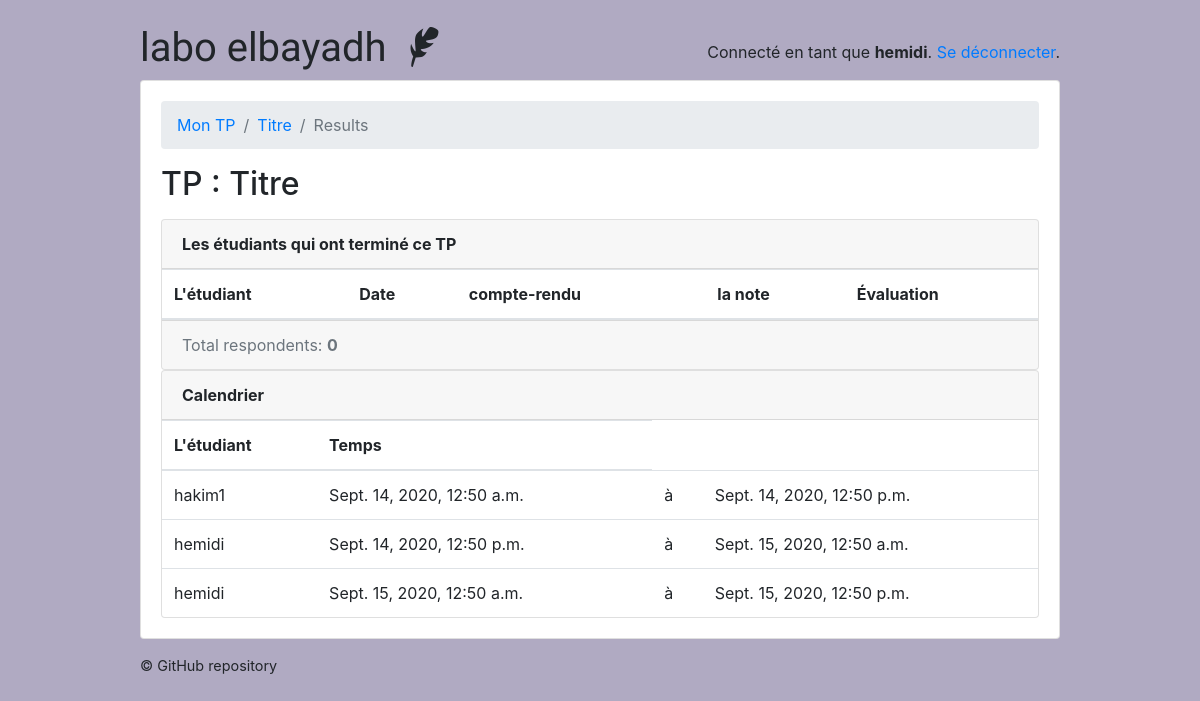
/teachers/quiz/86/results/ (signed in), run on the app's committed database.
### classroom/models.py (models this page shows, shortened)
class User(AbstractUser ):
    is_student = models.BooleanField(default=False )
    is_teacher = models.BooleanField(default=False)
    date_of_birth = models.DateField(default='1994-03-16')
    EQUIRED_FIELDS = ['date_of_birth']

class Quiz(models.Model):
    owner = models.ForeignKey(User, on_delete=models.CASCADE, related_name='quizzes')
    name = models.CharField(max_length=255 , default='Titre' , verbose_name= 'Titre TP',)
    subject = models.ForeignKey(Subject, on_delete=models.CASCADE, related_name='quizzes', verbose_name= 'les filières',)
    type_tp_posible = (
        ('redressement et filtrage ', 'redressement et filtrage '),
        ('filtrage RC', 'filtrage RC'),
    )
    type_tp = models.CharField(max_length=500 ,choices=type_tp_posible , verbose_name= 'Type de circuit électrique')
    description = models.TextField( max_length=500 , verbose_name= 'Description de TP ')
    module = models.CharField(max_length=255, default='Matière' , verbose_name= 'Matière' )
    Temps_TP = models.IntegerField(default=5 , verbose_name= 'Temps de TP min')

class Student(models.Model):
    user = models.OneToOneField(User, on_delete=models.CASCADE, primary_key=True)
    quizzes = models.ManyToManyField(Quiz, through='TakenQuiz')
    interests = models.ManyToManyField(Subject, related_name='interested_students' )
    nome_student = models.CharField( max_length=255)

class Planning_TP(models.Model) :
    id_TP = models.IntegerField()
    id_usr = models.IntegerField()
    time_in = models.DateTimeField()
    time_fn = models.DateTimeField()
    time_TP = models.IntegerField()

### classroom/views/teachers.py (the view, shortened to what this page needs)
# urls.py: path('quiz/<int:pk>/results/', teachers.QuizResultsView.as_view(), name='quiz_results'),
@method_decorator([login_required, teacher_required], name='dispatch')
class QuizResultsView(FormMixin,DetailView):
    model = Quiz
    context_object_name = 'quiz'
    template_name = 'classroom/teachers/quiz_results.html'
    form_class = evaluation_form
    def get_context_data(self, **kwargs):
        quiz = self.get_object()
        Planning =Planning_TP.objects.all()
        student = Student.objects.all()
        taken_quizzes = quiz.taken_quizzes.select_related('student__user').order_by('-date')
        total_taken_quizzes = taken_quizzes.count()
        quiz_score = quiz.taken_quizzes.aggregate(average_score=Avg('compte_rendu'))
        extra_context = {
            'taken_quizzes': taken_quizzes,
            'total_taken_quizzes': total_taken_quizzes,
            'quiz_score': quiz_score,
            'form': evaluation_form(initial={'post': self.object}) ,
            'planning' : Planning ,
            'student' : student ,
        }
        kwargs.update(extra_context)
        return super().get_context_data(**kwargs)
    def get_queryset(self):
        return self.request.user.quizzes.all()

### classroom/templates/classroom/teachers/quiz_results.html (shortened to what this page needs)
{% extends 'base.html' %}
{% load crispy_forms_tags humanize %}
{% block content %}
  <nav aria-label="breadcrumb">
    <ol class="breadcrumb">
      <li class="breadcrumb-item"><a href="{% url 'teachers:quiz_change_list' %}">Mon TP</a></li>
      <li class="breadcrumb-item"><a href="{% url 'teachers:quiz_change' quiz.pk %}">{{ quiz.name }}</a></li>
      <li class="breadcrumb-item active" aria-current="page">Results</li>
    </ol>
  </nav>
  <h2 class="mb-3"> TP : {{ quiz.name }}</h2>
  <div class="card">
    <div class="card-header">
      <strong>Les étudiants qui ont terminé ce TP</strong>
    </div>
    <table class="table mb-0">
      <thead>
        <tr>
          <th>L'étudiant</th>
          <th>Date</th>
          <th>compte-rendu</th>
          <th>la note</th>
          <th>Évaluation</th>
        </tr>
      </thead>
    </table>
    <div class="card-footer text-muted">
      Total respondents: <strong>{{ total_taken_quizzes }}</strong>
    </div>
  </div>
<div class="card">
    <div class="card-header">
      <strong>Calendrier</strong>
    </div>
    <table class="table mb-0">
      <thead>
        <tr>
          <th>L'étudiant</th>
          <th>Temps</th>
        </tr>
      </thead>
      <tbody>
        {% for pln in planning %}
          <tr>
             {% if  pln.id_TP ==  quiz.pk %}
              {% for std in student  %}
                {% if  pln.id_usr == std.pk   %}
                             <td>{{ std.user.first_name }}</td>
                {% endif %}
              {% endfor %}
              <td>{{ pln.time_in }} </td>
              <td>à</td>
              <td> {{  pln.time_fn  }}</td>
              {% endif %}
          </tr>
        {% endfor %}
      </tbody>
    </table>
  </div>
{% endblock %}

### templates/base.html (shortened to what this page needs)
{% load static %}<!doctype html>
<html lang="en">
  <head>
    <link rel="stylesheet" href="https://maxcdn.bootstrapcdn.com/bootstrap/4.0.0/css/bootstrap.min.css">
    <link rel="stylesheet" type="text/css" href="{% static 'vendor/fontello-2f186091/css/fontello.css' %}">
    <link rel="stylesheet" type="text/css" href="{% static 'css/app.css' %}">
    <link rel="stylesheet" type="text/css" href="{% static 'css/hemidi.css' %}">
    <link rel="stylesheet" type="text/css" href="{% static 'css/fl.css' %}">
    {% if user.is_authenticated and user.is_teacher %}
      <link rel="stylesheet" type="text/css" href="{% static 'css/teachers.css' %}">
    {% else %}
      <link rel="stylesheet" type="text/css" href="{% static 'css/students.css' %}">
    {% endif %}
  </head>
  <body>
    <div class="container my-4">
      <div class="row justify-content-center">
        <div class="col-md-10 col-sm-12">
          <div class="row">
            <div class="col-6">
              <h1 class="logo">
                <a href="{% url 'home' %}">
                  labo elbayadh
                  {% if user.is_authenticated %}
                    {% if user.is_teacher %}
                      <span class="icon-feather" data-toggle="tooltip" data-placement="right" title="Teacher profile"></span>
                    {% else %}
                      <span class="icon-graduation-cap" data-toggle="tooltip" data-placement="right" title="Student profile"></span>
                    {% endif %}
                  {% endif %}
                </a>
              </h1>
            </div>
            <div class="col-6 text-right">
              {% if user.is_authenticated %}
                <p class="pt-3">Connecté en tant que <strong>{{ user.last_name }}</strong>. <a href="{% url 'logout' %}">Se déconnecter</a>.</p>
              {% else %}
                <a href="{% url 'login' %}" class="btn btn-light" role="button">Log in</a>
                <a href="{% url 'signup' %}" class="btn btn-primary" role="button">Sign up</a>
              {% endif %}
            </div>
          </div>
          <div class="card mb-3">
            <div class="card-body">
              {% block content %}
              {% endblock %}
            </div>
          </div>
          <footer>
            <a href="https://github.com/hemid32/django_labo">© GitHub repository</a>
          </footer>
        </div>
      </div>
    </div>
  </body>
</html>

### static/css/app.css (style rules this page uses)
.logo { font-family: 'Clicker Script', cursive; }
.logo a { color: #212529; text-decoration: none; }
footer { font-size: .9rem; }
footer a { color: #212529; }

### static/css/teachers.css (style rules this page uses)
body { background-color: #b0aac2; }

### data on the page
User: last_name "hemidi"
Quiz: name "Titre"
Planning_TP: time_in "Sept. 14, 2020, 12:50 a.m.", time_fn "Sept. 14, 2020, 12:50 p.m."
Student: user.first_name "hakim1"
Planning_TP: time_in "Sept. 14, 2020, 12:50 p.m.", time_fn "Sept. 15, 2020, 12:50 a.m."
Student: user.first_name "hemidi"
Planning_TP: time_in "Sept. 15, 2020, 12:50 a.m.", time_fn "Sept. 15, 2020, 12:50 p.m."
Student: user.first_name "hemidi"

### other printed values
{{ total_taken_quizzes }} "0"
